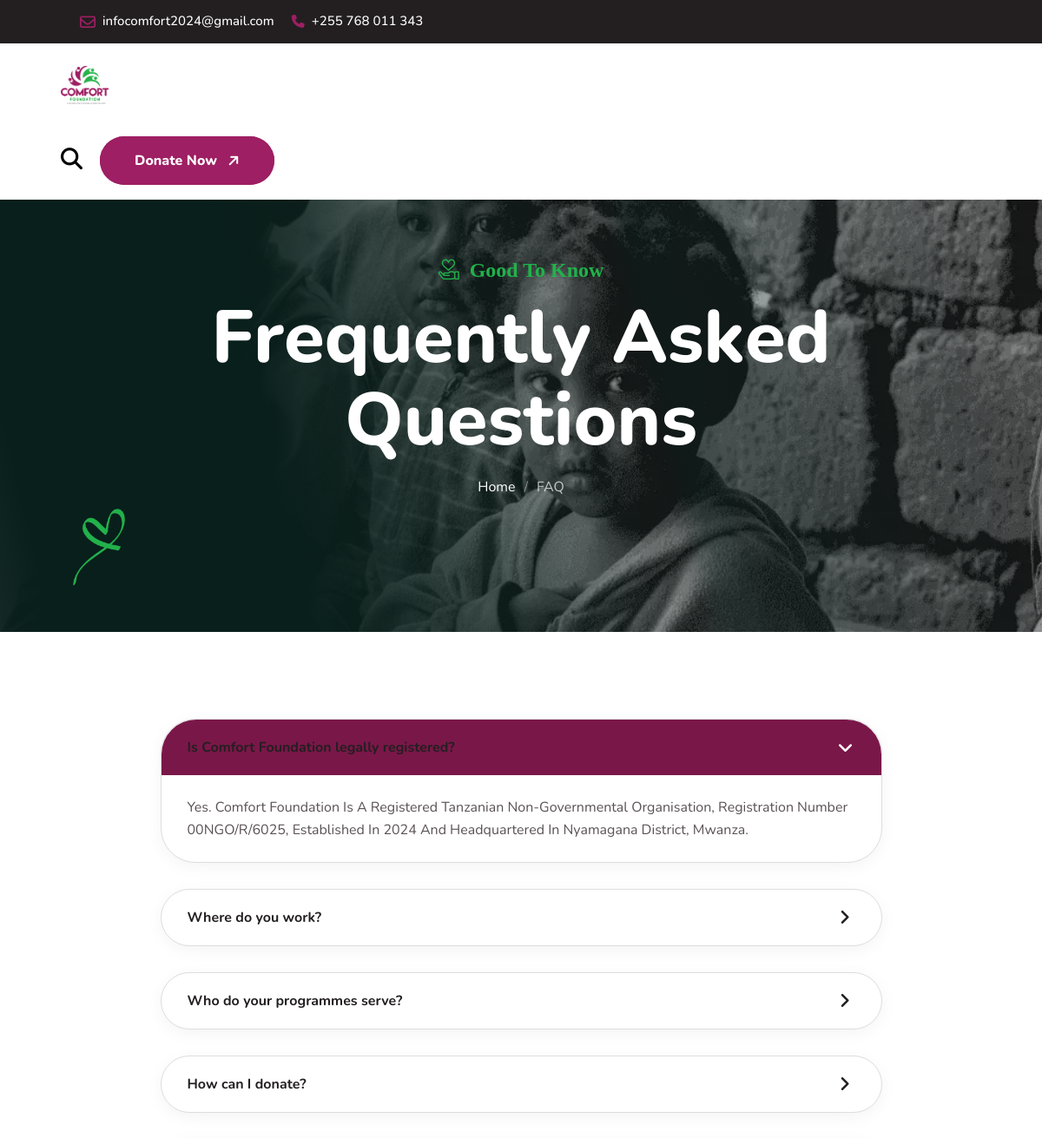
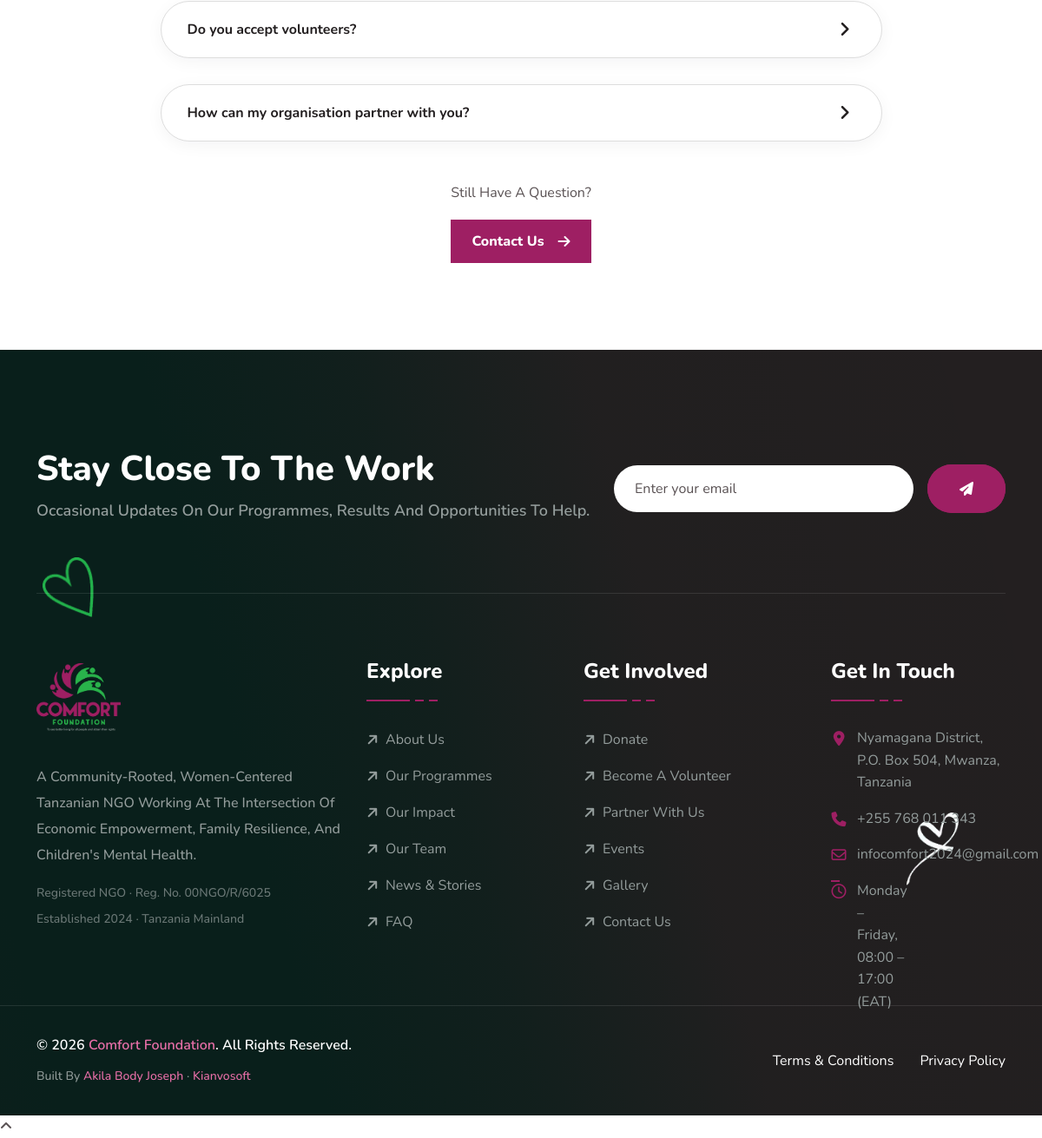
Screenshot of /faq (signed in) with the database file from the repository (2 pictures, top to bottom).
### tables this page shows
CREATE TABLE IF NOT EXISTS `faqs` (
  `id`         INT UNSIGNED NOT NULL AUTO_INCREMENT,
  `question`   VARCHAR(255) NOT NULL,
  `answer`     TEXT         NOT NULL,
  `sort_order` INT          NOT NULL DEFAULT 0,
  PRIMARY KEY (`id`)
);

### app/database.php (called while the page is built, shortened)
<?php
function db(): PDO
{
    static $pdo = null;
    if ($pdo instanceof PDO) {
        return $pdo;
    }
    $cfg = $GLOBALS['cf_config']['db'];
    $dsn = trim((string) ($cfg['dsn'] ?? ''));
    if ($dsn === '') {
        $dsn = sprintf(
            'mysql:host=%s;dbname=%s;charset=%s',
            $cfg['host'],
            $cfg['name'],
            $cfg['charset'] ?? 'utf8mb4'
        );
    }
    try {
        $pdo = new PDO($dsn, $cfg['user'], $cfg['pass'], [
            PDO::ATTR_ERRMODE            => PDO::ERRMODE_EXCEPTION,
            PDO::ATTR_DEFAULT_FETCH_MODE => PDO::FETCH_ASSOC,
            PDO::ATTR_EMULATE_PREPARES   => false,
            PDO::ATTR_STRINGIFY_FETCHES  => false,
        ]);
    } catch (PDOException $e) {
        error_log('[Comfort Foundation] DB connection failed: ' . $e->getMessage());
        if (!empty($GLOBALS['cf_config']['debug'])) {
            http_response_code(500);
            exit('Database connection failed: ' . htmlspecialchars($e->getMessage(), ENT_QUOTES, 'UTF-8'));
        }
        http_response_code(503);
        exit('The site is temporarily unavailable. Please try again shortly.');
    }
    return $pdo;
}
function q(string $sql, array $params = []): PDOStatement
{
    $stmt = db()->prepare($sql);
    $stmt->execute($params);
    return $stmt;
}
function all(string $sql, array $params = []): array
{
    return q($sql, $params)->fetchAll();
}

### app/repository.php (called while the page is built, shortened)
<?php
function faqs(): array
{
    return all('SELECT * FROM faqs ORDER BY sort_order, id');
}

### app/views/pages/faq.php (the view, shortened to what this page needs)
<?php $items = faqs(); ?>
<section class="faq" style="padding:100px 0;">
    <div class="container">
        <div class="row justify-content-center">
            <div class="col-12 col-xl-9">
                <?php if (!$items): ?>
                    <div class="cf-empty"><i class="fa-regular fa-circle-question"></i><p>No questions have been published yet.</p></div>
                <?php else: ?>
                <div class="accordion" id="cfFaq" data-aos="fade-up" data-aos-duration="1000">
                    <?php foreach ($items as $i => $f): ?>
                    <div class="accordion-item">
                        <h2 class="accordion-header" id="faqH<?= $i ?>">
                            <button class="accordion-button<?= $i ? ' collapsed' : '' ?>" type="button"
                                    data-bs-toggle="collapse" data-bs-target="#faqC<?= $i ?>"
                                    aria-expanded="<?= $i ? 'false' : 'true' ?>" aria-controls="faqC<?= $i ?>"
                                    style="font-weight:700;color:var(--cf-ink);">
                                <?= e($f['question']) ?>
                            </button>
                        </h2>
                        <div id="faqC<?= $i ?>" class="accordion-collapse collapse<?= $i ? '' : ' show' ?>" aria-labelledby="faqH<?= $i ?>" data-bs-parent="#cfFaq">
                            <div class="accordion-body" style="color:var(--cf-ink-soft);"><?= e($f['answer']) ?></div>
                        </div>
                    </div>
                    <?php endforeach; ?>
                </div>
                <?php endif; ?>
                <div class="text-center" style="margin-top:44px;">
                    <p style="margin-bottom:16px;">Still have a question?</p>
                    <a href="<?= e(url('contact')) ?>" class="btn--primary">Contact Us <i class="fa-solid fa-arrow-right"></i></a>
                </div>
            </div>
        </div>
    </div>
</section>

### rows the page displays
faqs: question "Is Comfort Foundation legally registered?", answer "Yes. Comfort Foundation Is A Registered Tanzanian Non-Governmental Organisation, Registration Number 00NGO/R/6025, Established In 2024 And Headquartered In Nyamagana District, Mwanza."
faqs: question "Where do you work?"
faqs: question "Who do your programmes serve?"
faqs: question "How can I donate?"
faqs: question "Do you accept volunteers?"
faqs: question "How can my organisation partner with you?"

### other values shown
setting('contact_email') "infocomfort2024@gmail.com"
setting('contact_phone') "+255 768 011 343"
$eyebrow "Good To Know"
$label "FAQ"
setting('site_short_intro') "A Community-Rooted, Women-Centered Tanzanian NGO Working At The Intersection Of Economic Empowerment, Family Resilience, And Children's Mental Health."
setting('reg_number') "00NGO/R/6025"
setting('established_year') "2024"
setting('coverage') "Tanzania Mainland"
setting('contact_address') "Nyamagana District, P.O. Box 504, Mwanza, Tanzania"
setting('office_hours') "Monday – Friday, 08:00 – 17:00 (EAT)"
setting('site_name') "Comfort Foundation"
